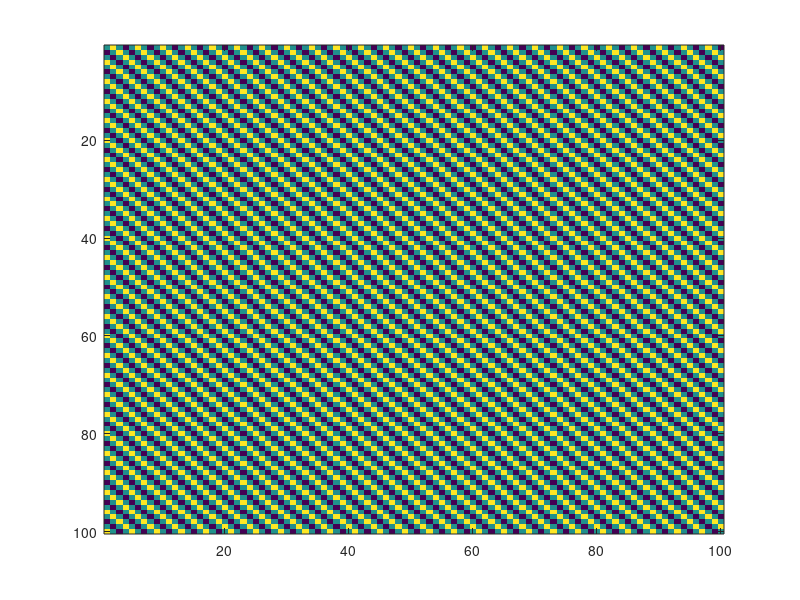
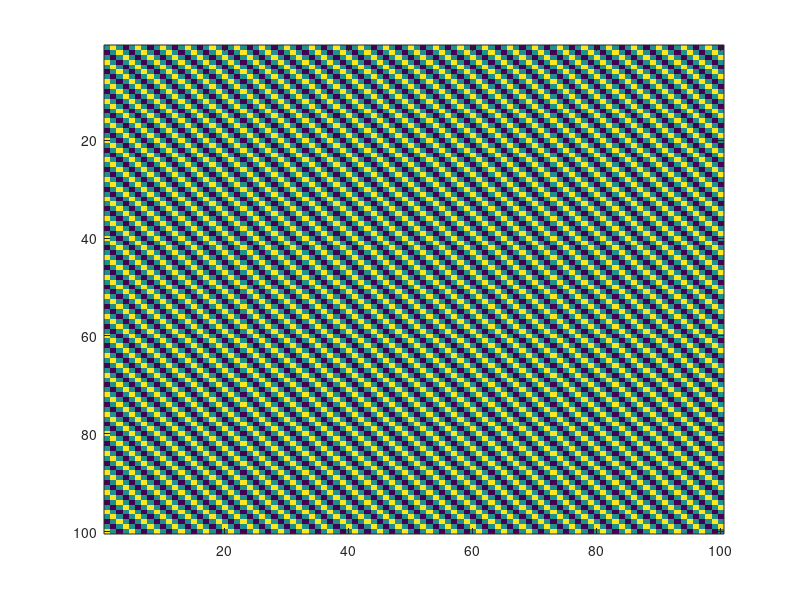

Recreate these plots in MATLAB, in order.
clc
clear all
FN=zeros(100,100);
n=[0:100-1]; 
k=[0:100-1];
Wn=exp(-j*2*pi/100); 
nk=n'*k; 
FN=Wn.^nk; 
Fn=FN/sqrt(100);

t=0:1/100:(1-1/100);
x=sin(2*pi*25*t);

C_xt=zeros(size(x,2),size(x,2));
C_xt(1,:)=x;
for i=1:size(x,2)-1
      C_xt(i+1,:)=circshift(x,i);     
end
figure
imagesc(C_xt);
hold on;
figure
imagesc(real(Fn*diag(fft(x))*inv(Fn)));
hold on;

